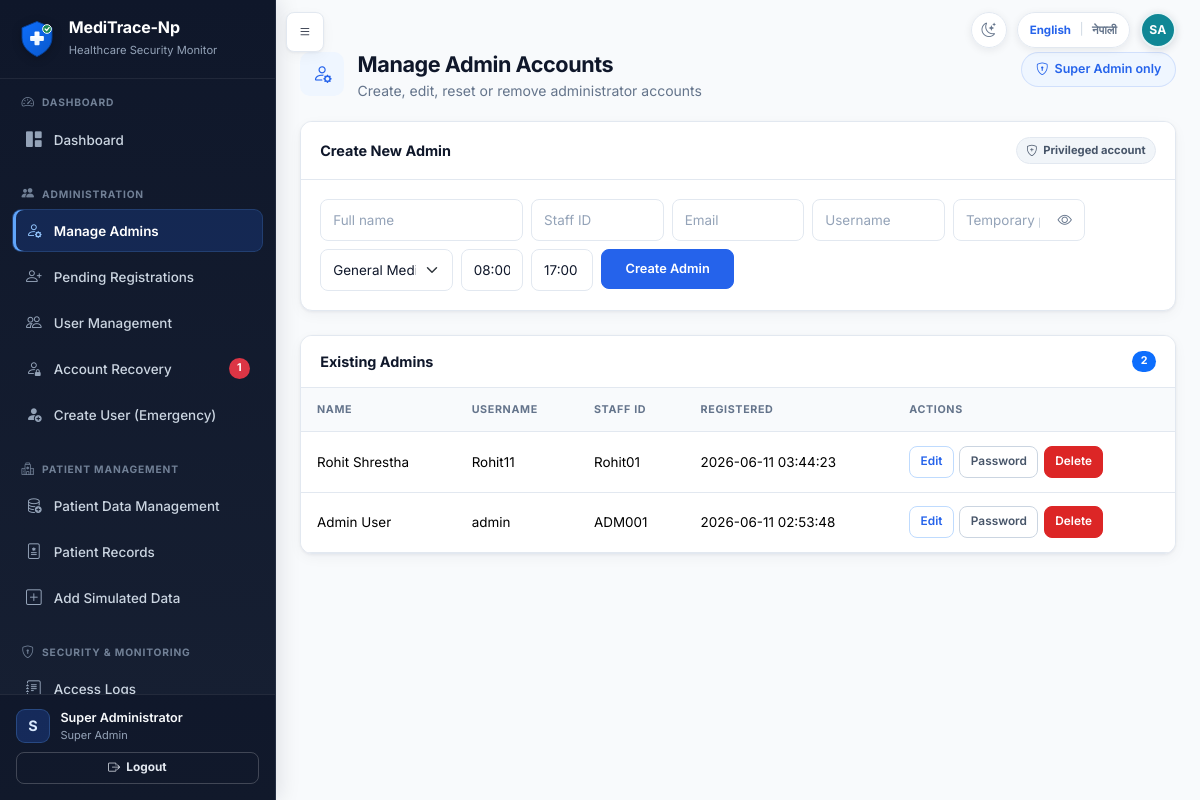
The page /admin/manage-admins (signed in) on the database its author committed.
### tables this page shows
CREATE TABLE users (
            id INTEGER PRIMARY KEY AUTOINCREMENT,
            full_name TEXT NOT NULL,
            staff_id TEXT NOT NULL UNIQUE,
            email TEXT NOT NULL UNIQUE,
            username TEXT NOT NULL UNIQUE,
            password_hash TEXT NOT NULL,
            role TEXT NOT NULL,
            department TEXT NOT NULL,
            work_start TEXT NOT NULL,
            work_end TEXT NOT NULL,
            approval_status TEXT NOT NULL DEFAULT 'pending',
            is_active INTEGER NOT NULL DEFAULT 1,
            approved_by INTEGER,
            approved_at TEXT,
            rejection_reason TEXT,
            created_at TEXT NOT NULL,
            last_login TEXT, is_deleted INTEGER NOT NULL DEFAULT 0, failed_attempts INTEGER NOT NULL DEFAULT 0, locked_until TEXT, last_failed_login TEXT, must_change_password INTEGER NOT NULL DEFAULT 0, credential_version INTEGER NOT NULL DEFAULT 0, credentials_changed_at TEXT, credentials_changed_by INTEGER, preferred_language TEXT NOT NULL DEFAULT 'en',
            FOREIGN KEY (approved_by) REFERENCES users(id)
        );

### app.py (the view, shortened to what this page needs)
@app.route('/admin/manage-admins', methods=['GET', 'POST'])
@login_required
@super_admin_required
def manage_admins():
    admins = get_admin_users()
    for a in admins:
        a['created_at_display'] = format_datetime_display(a.get('created_at'))
    return render_template(
        'manage_admins.html',
        admins=admins,
        departments=Config.DEPARTMENTS,
    )

### account_recovery.py (called while the page is built, shortened)
def _actor_dict(actor):
    return getattr(actor, '_raw', actor) or {}

def _visibility(actor, alias='r'):
    actor = _actor_dict(actor)
    if actor.get('role') == 'Super Admin':
        return '1=1', []

def get_recovery_request_count(actor, open_only=True):
    where, params = _visibility(actor)
    status_sql = " AND r.status IN ('pending', 'in_review', 'identity_verified')" if open_only else ''
    conn = get_db()
    count = conn.execute(
        f'SELECT COUNT(*) AS count FROM account_recovery_requests r WHERE {where}{status_sql}',
        params,
    ).fetchone()['count']
    conn.close()
    return count

### app.py (called while the page is built, shortened)
@app.before_request
def enforce_credential_session_state():
    if not current_user.is_authenticated:
        return None
    stored_version = int(session.get('credential_version', 0) or 0)
    allowed = {'change_temporary_password', 'change_language', 'logout', 'static'}
    if current_user.must_change_password and request.endpoint not in allowed:
        flash('You must replace your temporary password before continuing.', 'warning')
        return redirect(url_for('change_temporary_password'))
    return None

### auth.py (called while the page is built)
def load_user(user_id):
    user_dict = get_user_by_id(int(user_id))
    if user_dict is None:
        return None
    if (
        user_dict['approval_status'] != 'approved'
        or not user_dict['is_active']
        or user_dict.get('is_deleted', 0)
    ):
        return None
    return User(user_dict)

def super_admin_required(f):
    @wraps(f)
    def decorated(*args, **kwargs):
        if not current_user.is_authenticated:
            return redirect(url_for('login'))
        if not current_user.is_super_admin:
            abort(403)
        return f(*args, **kwargs)
    return decorated

    @property
    def is_super_admin(self):
        return self.role == 'Super Admin'

    @property
    def is_admin_panel(self):
        return self.role in Config.ADMIN_PANEL_ROLES

### database.py (called while the page is built)
def get_db():
    os.makedirs(os.path.dirname(Config.DATABASE_PATH), exist_ok=True)
    busy_timeout_ms = max(int(Config.SQLITE_BUSY_TIMEOUT_MS), 1000)
    conn = sqlite3.connect(
        Config.DATABASE_PATH,
        timeout=busy_timeout_ms / 1000,
    )
    conn.row_factory = sqlite3.Row
    conn.execute('PRAGMA foreign_keys = ON')
    conn.execute(f'PRAGMA busy_timeout = {busy_timeout_ms}')
    conn.execute('PRAGMA synchronous = NORMAL')
    return conn

### models.py (called while the page is built)
def row_to_dict(row):
    if row is None:
        return None
    return dict(row)

### templates/manage_admins.html (shortened to what this page needs)
{% extends "base.html" %}
{% from "macros.html" import page_header %}
{% block content %}
<div class="app-page">
{{ page_header('Manage Admin Accounts', 'Create, edit, reset or remove administrator accounts', 'bi-person-gear', 'Super Admin only', 'bi-shield-lock') }}
<div class="card mb-4">
  <div class="card-header"><span>Create New Admin</span><span class="status-pill status-neutral"><i class="bi bi-shield-plus"></i>Privileged account</span></div>
  <div class="card-body">
    <form method="POST" class="row g-2">
      <div class="col-md-3"><input name="full_name" class="form-control" placeholder="Full name" required></div>
      <div class="col-md-2"><input name="staff_id" class="form-control" placeholder="Staff ID" required></div>
      <div class="col-md-2"><input name="email" type="email" class="form-control" placeholder="Email" required></div>
      <div class="col-md-2"><input name="username" class="form-control" placeholder="Username" required></div>
      <div class="col-md-2">
        <div class="password-input-group">
          <input name="password" type="password" class="form-control" id="new_admin_pw" placeholder="Temporary password" minlength="12" maxlength="128" autocomplete="new-password" required>
          <button type="button" class="password-toggle-eye" data-toggle-password data-target="new_admin_pw"><i class="bi bi-eye"></i></button>
        </div>
      </div>
      <div class="col-md-2">
        <select name="department" class="form-select">
          {% for d in departments %}<option value="{{ d }}">{{ tr_display(d) }}</option>{% endfor %}
        </select>
      </div>
      <div class="col-md-1"><input name="work_start" class="form-control" value="08:00"></div>
      <div class="col-md-1"><input name="work_end" class="form-control" value="17:00"></div>
      <div class="col-md-2"><button class="btn btn-primary w-100">Create Admin</button></div>
    </form>
  </div>
</div>
<div class="card">
  <div class="card-header"><span>Existing Admins</span><span class="badge bg-primary">{{ admins|length }}</span></div>
  <div class="table-responsive"><table class="table table-sm mb-0">
    <thead>
      <tr><th>Name</th><th>Username</th><th>Staff ID</th><th>Registered</th><th>Actions</th></tr>
    </thead>
    <tbody>
      {% for a in admins %}
      <tr>
        <td data-no-translate>{{ a.full_name }}</td>
        <td data-no-translate>{{ a.username }}</td>
        <td>{{ a.staff_id }}</td>
        <td>{{ a.created_at_display }}</td>
        <td><div class="table-actions">
          <button class="btn btn-sm btn-outline-primary" data-bs-toggle="collapse" data-bs-target="#adminEdit{{ a.id }}">Edit</button>
          <button class="btn btn-sm btn-outline-secondary" data-bs-toggle="collapse" data-bs-target="#adminPw{{ a.id }}">Password</button>
          <form method="POST" class="d-inline" data-confirm="Delete this admin account?">
            <button class="btn btn-sm btn-danger">Delete</button>
          </form>
        </div></td>
      </tr>
      {% else %}
      <tr><td colspan="5" class="text-muted text-center">No Admin accounts yet. Create one above.</td></tr>
      {% endfor %}
    </tbody>
  </table></div>
</div>
</div>
{% endblock %}

### templates/base.html (shortened to what this page needs)
<!DOCTYPE html>
<html lang="{{ current_locale|default('en') }}" data-theme="light">
<head>
    <link href="https://cdn.jsdelivr.net/npm/bootstrap@5.3.2/dist/css/bootstrap.min.css" rel="stylesheet">
    <link href="https://cdn.jsdelivr.net/npm/bootstrap-icons@1.11.1/font/bootstrap-icons.css" rel="stylesheet">
    <link href="{{ url_for('static', filename='css/style.css') }}" rel="stylesheet">
    <link href="{{ url_for('static', filename='css/explainability.css') }}" rel="stylesheet">
    <link href="{{ url_for('static', filename='css/theme.css') }}" rel="stylesheet">
</head>
<body class="{% if current_user.is_authenticated %}has-sidebar{% endif %}">
    {% set language_return_path = request.full_path if request.query_string else request.path %}
    {% macro language_switch(extra_class='') %}
    <form method="POST" action="{{ url_for('change_language') }}" class="language-switch {{ extra_class }}" aria-label="{{ _('Switch language') }}">
        <button type="submit" name="language" value="en" class="language-option{% if current_locale == 'en' %} active{% endif %}" lang="en" aria-pressed="{{ 'true' if current_locale == 'en' else 'false' }}">English</button>
        <span class="language-divider" aria-hidden="true">|</span>
        <button type="submit" name="language" value="ne" class="language-option{% if current_locale == 'ne' %} active{% endif %}" lang="ne" aria-pressed="{{ 'true' if current_locale == 'ne' else 'false' }}">नेपाली</button>
    </form>
    {% endmacro %}
    {% macro theme_toggle(extra_class='') %}
    <button
        type="button"
        class="theme-toggle {{ extra_class }}"
        aria-label="{{ _('Switch to Dark Mode') }}"
        aria-pressed="false"
        title="{{ _('Switch to Dark Mode') }}"
        data-label-dark="{{ _('Switch to Dark Mode') }}"
        data-label-light="{{ _('Switch to Light Mode') }}"
    ><i class="bi bi-moon-stars" aria-hidden="true"></i></button>
    {% endmacro %}
    {% if current_user.is_authenticated %}
    {% from "macros.html" import user_initials %}
    {% set avatar_name = current_user.full_name|default('', true)|trim %}
    {% if not avatar_name %}{% set avatar_name = current_user.display_name|default('', true)|trim %}{% endif %}
    {% if not avatar_name %}{% set avatar_name = current_user.username|default('User', true)|trim %}{% endif %}
    <button type="button" class="btn btn-dark sidebar-toggle-btn" id="sidebarToggle" aria-label="{{ _('Toggle navigation') }}">
        <i class="bi bi-list"></i>
    </button>
    <div class="authenticated-header-actions" aria-label="{{ _('Current user') }}">
        {{ theme_toggle() }}
        {{ language_switch() }}
        <span
            class="header-user-avatar"
            role="img"
            aria-label="{{ _('Signed in as {name}', name=avatar_name) }}"
            title="{{ avatar_name }}"
        >{{ user_initials(current_user) }}</span>
    </div>
    <aside class="sidebar" id="sidebar">
        <div class="sidebar-brand">
            <img src="{{ url_for('static', filename='images/meditrace-logo.svg') }}" alt="{{ APP_NAME|default('MediTrace-Np') }}" class="brand-logo">
            <div>
                <h5 class="text-white mb-0 brand-title">{{ APP_NAME|default('MediTrace-Np') }}</h5>
                <small class="text-muted">Healthcare Security Monitor</small>
            </div>
        </div>
        <div class="sidebar-nav-scroll">
            {% import "sidebar_macros.html" as sidebar with context %}
            {% if current_user.is_admin_panel %}
                {{ sidebar.admin_sidebar() }}
            {% else %}
                {{ sidebar.staff_sidebar() }}
            {% endif %}
        </div>
        <div class="sidebar-footer">
            <div class="sidebar-user-summary">
                <span class="sidebar-user-avatar" aria-hidden="true">{{ current_user.full_name[:1]|upper }}</span>
                <div class="sidebar-user-copy">
                    <div class="small text-muted sidebar-user-name">{{ current_user.full_name }}</div>
                    <div class="small text-muted sidebar-user-role">{{ tr_display(current_user.role) }}</div>
                </div>
            </div>
            <a href="{{ url_for('logout') }}" class="btn btn-outline-light btn-sm mt-2 w-100 fw-bold">
                <i class="bi bi-box-arrow-right"></i> Logout
            </a>
        </div>
    </aside>
    <main class="main-content" id="mainContent">
    {% else %}
    <div class="public-header-actions">
        {{ theme_toggle('public-theme-toggle') }}
        {{ language_switch('public-language-switch') }}
    </div>
    <main class="auth-main container py-4">
    {% endif %}
            {% block content %}{% endblock %}
    {% if current_user.is_authenticated %}
    </main>
    {% else %}
    </main>
    {% endif %}
</body>
</html>

### static/css/theme.css (style rules this page uses)
.theme-toggle { width: 36px; height: 36px; display: inline-flex; align-items: center; justify-content: center; flex: 0 0 36px; padding: 0; color: var(--app-muted); background: rgba(255, 255, 255, 0.94); border: 1px solid var(--app-border); border-radius: 999px; box-shadow: 0 2px 8px rgba(15, 23, 42, 0.08); font-size: 0.9rem; line-height: 1; cursor: pointer; transition: color 0.15s ease, background 0.15s ease, border-color 0.15s ease; }

### rows shown on the page
users: full_name "S", full_name "Super Administrator", role "Super Admin"
users: full_name "Rohit Shrestha", username "Rohit11", staff_id "Rohit01", created_at_display "2026-06-11 03:44:23"
users: full_name "Admin User", username "admin", staff_id "ADM001", created_at_display "2026-06-11 02:53:48"

### other values the page prints
{{ (name_parts[0][0] ~ name_parts[-1][0])|upper }} "SA"
{{ APP_NAME|default('MediTrace-Np') }} "MediTrace-Np"
{{ open_recovery_request_count }} "1"
{{ admins|length }} "2"
form field department "General Medicine"
